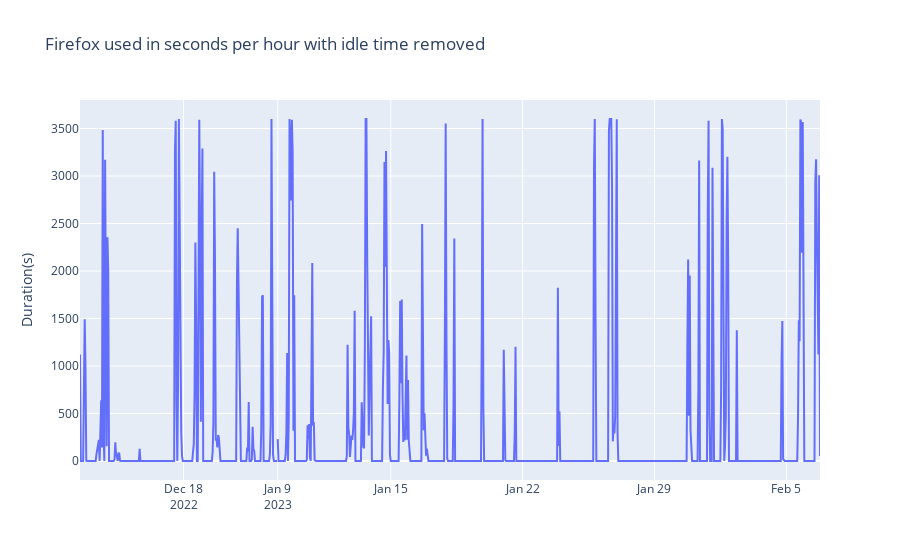

Write notebook code for a chart like this one.
### Code cell
df_1 = processed_df[processed_df['Value'] == 'firefox.exe'].reset_index()
temp = df_1[['Start', 'Time_diff_sec']]
temp = temp.groupby(pd.Grouper(key='Start', freq='H'))['Time_diff_sec'].sum()
layout = go.Layout(
    title='Firefox used in seconds per hour with idle time removed',
#     xaxis={'title':'Date'},
    yaxis={'title':'Duration(s)'}
)
fig = go.Figure([go.Scatter(x=temp.index, y=temp.values)], layout=layout)
fig.update_xaxes(
        rangebreaks=[dict(values=pd.date_range('2022-12-23', '2023-01-08'))] # hide dates with no values
    )
fig.show()

### Figure 1 — Plotly figure (JSON) as saved in the notebook; plotly's stock layout.template omitted (floating-point values rounded to 4 significant figures; data arrays with more than 128 entries replaced by an {"elided": "..."} marker saying what was removed)
{"data": [{"type": "scatter", "x": {"elided": "1352 str values"}, "y": {"elided": "1352 float values"}}], "layout": {"title": {"text": "Firefox used in seconds per hour with idle time removed"}, "xaxis": {"rangebreaks": [{"values": ["2022-12-23T00:00:00", "2022-12-24T00:00:00", "2022-12-25T00:00:00", "2022-12-26T00:00:00", "2022-12-27T00:00:00", "2022-12-28T00:00:00", "2022-12-29T00:00:00", "2022-12-30T00:00:00", "2022-12-31T00:00:00", "2023-01-01T00:00:00", "2023-01-02T00:00:00", "2023-01-03T00:00:00", "2023-01-04T00:00:00", "2023-01-05T00:00:00", "2023-01-06T00:00:00", "2023-01-07T00:00:00", "2023-01-08T00:00:00"]}]}, "yaxis": {"title": {"text": "Duration(s)"}}}}
